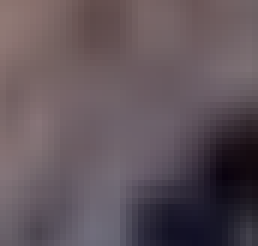
#> input picture pic3.png, 43 x 41 px (shown 6 times larger)
$ python optical.py
#> lines starting #> are read from the running program, lines starting #| are printed output that depends on the picture
import cv2
import numpy as np
import matplotlib.pyplot as plt
from mpl_toolkits.mplot3d import Axes3D

def hex_to_rgb(hex_color):
    hex_color = hex_color.lstrip('#')
    return np.array([int(hex_color[i:i+2], 16) for i in (0, 2, 4)])

def lighten_color(color, factor=0.5):
    white = np.array([1.0, 1.0, 1.0])
    return color + (white - color) * factor

file_path = 'pic3.png'
image = cv2.imread(file_path)
#> image is the input picture: shape (41, 43, 3); mean B, G, R 90.7, 83.9, 96.7
height, width, _ = image.shape
#> height = 41; width = 43

blue, green, red = cv2.split(image)
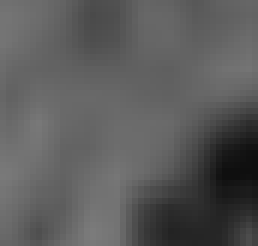
#> blue: shape (41, 43) (shown 6 times larger); min 15, max 123, mean 90.7
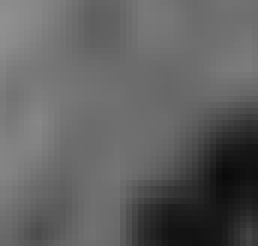
#> red: shape (41, 43) (shown 6 times larger); min 10, max 144, mean 96.7

fig = plt.figure()
ax = fig.add_subplot(111, projection='3d')

x, y = np.meshgrid(range(width), range(height))

start_color_blue = hex_to_rgb('#0000FF') / 255.0
middle_color_green = hex_to_rgb('#00FF00') / 255.0
end_color_red = hex_to_rgb('#FF0000') / 255.0
N = 3

colors_blue_to_green = np.linspace(start_color_blue, middle_color_green, N//2)
colors_green_to_red = np.linspace(middle_color_green, end_color_red, N//2)

colors = np.vstack((colors_blue_to_green, colors_green_to_red))
#lightened_colors = np.array([lighten_color(c, factor=0.7) for c in colors])
lightened_colors = colors
lightened_colors = [start_color_blue, middle_color_green, end_color_red]

for i, c in enumerate(lightened_colors):
    pos = i * (-1)
    fc = np.dstack([c[0] * blue, c[1] * green, c[2] * red]) / 255.0
    fc_with_border = np.ones((fc.shape[0]+2, fc.shape[1]+2, fc.shape[2]))
    fc_with_border[1:-1, 1:-1] = fc
    fc = fc_with_border
    ax.plot_surface(x+i*3, y+i, np.full_like(x, pos), rstride=1, cstride=1, facecolors=fc,  linewidth=1, shade=False)
#> this loop made 3 passes
#> pass 1, `fc = np.dstack([c[0] * blue, c[1] * green, c[2] * red]) / 255.0`:
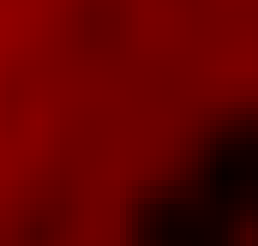
#> fc: shape (41, 43, 3) float64 (shown 6 times larger); mean B, G, R 0, 0, 0.379
#> pass 1, `fc = fc_with_border`:
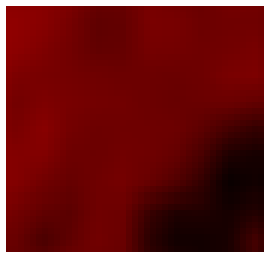
#> fc: shape (43, 45, 3) float64 (shown 6 times larger); mean of channels 0, 1, 2 0.0889, 0.0889, 0.435; drawn as B, G, R
#> pass 2, `fc = fc_with_border`:
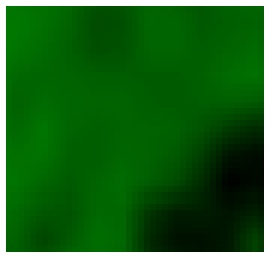
#> fc: shape (43, 45, 3) float64 (shown 6 times larger); mean of channels 0, 1, 2 0.0889, 0.389, 0.0889; drawn as B, G, R
#> after the loop:
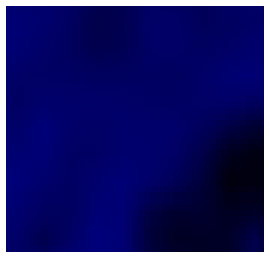
#> fc_with_border: shape (43, 45, 3) float64 (shown 6 times larger); mean of channels 0, 1, 2 0.413, 0.0889, 0.0889; drawn as B, G, R


ax.view_init(elev=110, azim=-90)
ax.set_axis_off()

plt.savefig('optical.png', transparent=True)
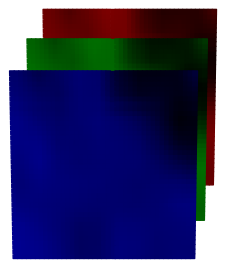
#> figure drawn by matplotlib, 1 panel
#plt.show()
